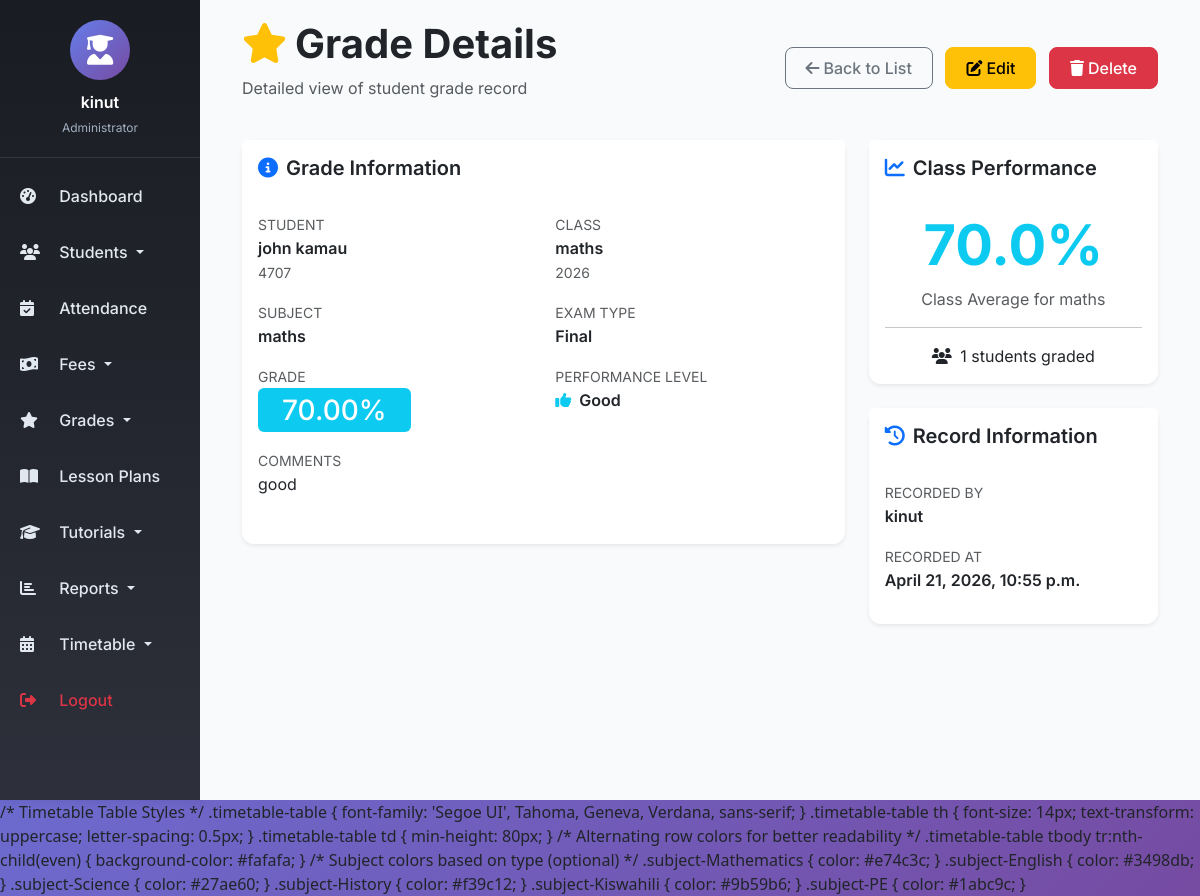
/grades/2/ (signed in), run on the app's committed database.
### management/models.py (models this page shows, shortened)
class Grade(models.Model):
    student = models.ForeignKey(Student, on_delete=models.CASCADE)
    class_assigned = models.ForeignKey(Class, on_delete=models.CASCADE)
    subject = models.CharField(max_length=100)
    grade = models.DecimalField(max_digits=5, decimal_places=2, validators=[MinValueValidator(0), MaxValueValidator(100)])
    exam_type = models.CharField(max_length=50, choices=[('Midterm', 'Midterm'), ('Final', 'Final'), ('Quiz', 'Quiz'), ('Assignment', 'Assignment')])
    comments = models.TextField(blank=True)
    recorded_by = models.ForeignKey(User, on_delete=models.SET_NULL, null=True, limit_choices_to={'groups__name': 'Teachers'})
    recorded_at = models.DateTimeField(auto_now_add=True)
    class Meta:
        unique_together = ('student', 'class_assigned', 'subject')
        ordering = ['-recorded_at', 'student__Last_Name', 'student__First_Name']

class Student(models.Model):
    GENDER_CHOICES = [
        ('Male', 'Male'),
        ('Female', 'Female'),
        ('Other', 'Other'),
    ]
    user = models.OneToOneField(User, on_delete=models.CASCADE, null=True, blank=True)
    Admission_Number = models.CharField(max_length=20, unique=True)
    First_Name = models.CharField(max_length=50)
    Last_Name = models.CharField(max_length=50)
    date_of_birth = models.DateField()
    Gender = models.CharField(max_length=10, choices=GENDER_CHOICES)
    Address = models.TextField()
    Contact_Number = models.CharField(max_length=15)
    Parent_Guardian_Name = models.CharField(max_length=100)
    Parent_Guardian_Contact = models.CharField(max_length=15)
    Parent_Guardian_Email = models.EmailField()
    Enrollment_Date = models.DateField()
    Photo = models.ImageField(upload_to='student_photos/', null=True, blank=True)
    is_active = models.BooleanField(default=True)
    created_at = models.DateTimeField(auto_now_add=True)
    updated_at = models.DateTimeField(auto_now=True)
    class Meta:
        ordering = ['Last_Name', 'First_Name']
    @property
    def full_name(self):
        return f"{self.First_Name} {self.Last_Name}"

class Class(models.Model):
    name = models.CharField(max_length=50)
    grade_level = models.CharField( max_length=50)
    academic_year = models.CharField(max_length=20)
    teacher = models.ForeignKey(User, on_delete=models.SET_NULL, null=True, limit_choices_to={'groups__name': 'Teachers'})
    students = models.ManyToManyField(Student, through='Enrollment')

### management/views.py (the view)
# urls.py: path('grades/<int:pk>/', views.GradeDetailView.as_view(), name='grade_detail'),
class GradeDetailView(LoginRequiredMixin, DetailView):
    model = Grade
    template_name = 'management/grade_detail.html'
    context_object_name = 'grade'
    def get_context_data(self, **kwargs):
        context = super().get_context_data(**kwargs)
        grade = self.get_object()
        context['other_grades'] = Grade.objects.filter(
            student=grade.student
        ).exclude(id=grade.id).order_by('-recorded_at')[:5]
        class_grades = Grade.objects.filter(
            class_assigned=grade.class_assigned,
            subject=grade.subject
        ).aggregate(
            avg_grade=Avg('grade'),
            count=Count('id')
        )
        context['class_average'] = round(class_grades['avg_grade'], 1) if class_grades['avg_grade'] else 0
        context['class_count'] = class_grades['count']
        return context

### management/templates/management/grade_detail.html (shortened to what this page needs)
{% extends 'base.html' %}
{% load static %}
{% block content %}
<div class="container-fluid">
    <div class="d-flex justify-content-between align-items-center mb-4">
        <div>
            <h1 class="display-6 fw-bold mb-0">
                <i class="fas fa-star text-warning me-2"></i>Grade Details
            </h1>
            <p class="text-muted mt-2">Detailed view of student grade record</p>
        </div>
        <div>
            <a href="{% url 'grade_list' %}" class="btn btn-outline-secondary me-2">
                <i class="fas fa-arrow-left me-1"></i>Back to List
            </a>
            <a href="{% url 'grade_edit' grade.pk %}" class="btn btn-warning me-2">
                <i class="fas fa-edit me-1"></i>Edit
            </a>
            <button type="button" class="btn btn-danger" data-bs-toggle="modal" data-bs-target="#deleteModal">
                <i class="fas fa-trash me-1"></i>Delete
            </button>
        </div>
    </div>
    <div class="row">
        <div class="col-md-8">
            <div class="card border-0 shadow-sm mb-4">
                <div class="card-header bg-white border-0 py-3">
                    <h5 class="mb-0 fw-semibold">
                        <i class="fas fa-info-circle me-2 text-primary"></i>Grade Information
                    </h5>
                </div>
                <div class="card-body">
                    <div class="row">
                        <div class="col-md-6 mb-3">
                            <label class="text-muted small text-uppercase">Student</label>
                            <p class="fw-semibold mb-0">{{ grade.student.full_name }}</p>
                            <small class="text-muted">{{ grade.student.Admission_Number }}</small>
                        </div>
                        <div class="col-md-6 mb-3">
                            <label class="text-muted small text-uppercase">Class</label>
                            <p class="fw-semibold mb-0">{{ grade.class_assigned.name }}</p>
                            <small class="text-muted">{{ grade.class_assigned.academic_year }}</small>
                        </div>
                        <div class="col-md-6 mb-3">
                            <label class="text-muted small text-uppercase">Subject</label>
                            <p class="fw-semibold mb-0">{{ grade.subject }}</p>
                        </div>
                        <div class="col-md-6 mb-3">
                            <label class="text-muted small text-uppercase">Exam Type</label>
                            <p class="fw-semibold mb-0">{{ grade.exam_type }}</p>
                        </div>
                        <div class="col-md-6 mb-3">
                            <label class="text-muted small text-uppercase">Grade</label>
                            <div>
                                <span class="badge
                                    {% if grade.grade >= 80 %}bg-success
                                    {% elif grade.grade >= 60 %}bg-info
                                    {% elif grade.grade >= 40 %}bg-warning text-dark
                                    {% else %}bg-danger{% endif %}
                                    fs-3 px-4 py-2">
                                    {{ grade.grade }}%
                                </span>
                            </div>
                        </div>
                        <div class="col-md-6 mb-3">
                            <label class="text-muted small text-uppercase">Performance Level</label>
                            <p class="fw-semibold mb-0">
                                {% if grade.grade >= 80 %}
                                    <i class="fas fa-trophy text-success me-1"></i> Excellent
                                {% elif grade.grade >= 60 %}
                                    <i class="fas fa-thumbs-up text-info me-1"></i> Good
                                {% elif grade.grade >= 40 %}
                                    <i class="fas fa-book text-warning me-1"></i> Satisfactory
                                {% else %}
                                    <i class="fas fa-exclamation-triangle text-danger me-1"></i> Needs Improvement
                                {% endif %}
                            </p>
                        </div>
                        <div class="col-md-12 mb-3">
                            <label class="text-muted small text-uppercase">Comments</label>
                            <p class="mb-0">{{ grade.comments|default:"No comments provided"|linebreaks }}</p>
                        </div>
                    </div>
                </div>
            </div>
        </div>
        <div class="col-md-4">
            <div class="card border-0 shadow-sm mb-4">
                <div class="card-header bg-white border-0 py-3">
                    <h5 class="mb-0 fw-semibold">
                        <i class="fas fa-chart-line me-2 text-primary"></i>Class Performance
                    </h5>
                </div>
                <div class="card-body text-center">
                    <h2 class="display-4 fw-bold text-info">{{ class_average }}%</h2>
                    <p class="text-muted">Class Average for {{ grade.subject }}</p>
                    <hr>
                    <p class="mb-0">
                        <i class="fas fa-users me-1"></i> {{ class_count }} students graded
                    </p>
                </div>
            </div>
            <div class="card border-0 shadow-sm">
                <div class="card-header bg-white border-0 py-3">
                    <h5 class="mb-0 fw-semibold">
                        <i class="fas fa-history me-2 text-primary"></i>Record Information
                    </h5>
                </div>
                <div class="card-body">
                    <div class="mb-3">
                        <label class="text-muted small text-uppercase">Recorded By</label>
                        <p class="fw-semibold mb-0">{{ grade.recorded_by.get_full_name|default:grade.recorded_by.username }}</p>
                    </div>
                    <div class="mb-3">
                        <label class="text-muted small text-uppercase">Recorded At</label>
                        <p class="fw-semibold mb-0">{{ grade.recorded_at|date:"F j, Y, g:i a" }}</p>
                    </div>
                </div>
            </div>
        </div>
    </div>
</div>
{% endblock %}

### templates/base.html (shortened to what this page needs)
<!DOCTYPE html>
<html lang="en">
<head>
    <link href="https://cdn.jsdelivr.net/npm/bootstrap@5.3.0/dist/css/bootstrap.min.css" rel="stylesheet" />
    <link rel="stylesheet" href="https://cdnjs.cloudflare.com/ajax/libs/font-awesome/6.4.0/css/all.min.css" />
</head>
<body>
    <div class="container-fluid p-0">
        <div class="row g-0">
            <div class="col-md-2 sidebar d-none d-md-block">
                <div class="user-info">
                    <div class="user-avatar">
                        <i class="fas fa-user-graduate"></i>
                    </div>
                    <div class="user-name">{{ user.get_full_name|default:user.username }}</div>
                    <div class="user-role">
                        {% if user.is_superuser %}
                            Administrator
                        {% elif user.groups.all %}
                            {{ user.groups.first.name }}
                        {% else %}
                            Staff
                        {% endif %}
                    </div>
                </div>
                <nav class="nav flex-column">
                    <a class="nav-link" href="{% url 'dashboard' %}">
                        <i class="fas fa-tachometer-alt"></i> Dashboard
                    </a>
                    <li class="nav-item dropdown">
                        <a class="nav-link dropdown-toggle" href="#" role="button" data-bs-toggle="dropdown">
                            <i class="fas fa-users"></i> Students
                        </a>
                    </li>
                    <a class="nav-link" href="{% url 'attendance_list' %}">
                        <i class="fas fa-calendar-check"></i> Attendance
                    </a>
                    <li class="nav-item dropdown">
                        <a class="nav-link dropdown-toggle" href="#" role="button" data-bs-toggle="dropdown">
                            <i class="fas fa-money-bill-wave"></i> Fees
                        </a>
                    </li>
                    <li class="nav-item dropdown">
                        <a class="nav-link dropdown-toggle" href="#" role="button" data-bs-toggle="dropdown">
                            <i class="fas fa-star"></i> Grades
                        </a>
                    </li>
                    <a class="nav-link" href="{% url 'lesson_plan_list' %}">
                        <i class="fas fa-book-open"></i> Lesson Plans
                    </a>
                    <li class="nav-item dropdown">
                        <a class="nav-link dropdown-toggle" href="#" role="button" data-bs-toggle="dropdown">
                            <i class="fas fa-graduation-cap"></i> Tutorials
                        </a>
                    </li>
                    <li class="nav-item dropdown">
                        <a class="nav-link dropdown-toggle" href="#" role="button" data-bs-toggle="dropdown">
                            <i class="fas fa-chart-bar"></i> Reports
                        </a>
                    </li>
                    <li class="nav-item dropdown">
    <a class="nav-link dropdown-toggle" href="#" role="button" data-bs-toggle="dropdown">
        <i class="fas fa-calendar-alt"></i> Timetable
    </a>
</li>
                    <a class="nav-link text-danger" href="{% url 'logout' %}">
                        <i class="fas fa-sign-out-alt"></i> Logout
                    </a>
                </nav>
            </div>
            <div class="col-md-10 main-content">
                {% block content %}
                {% endblock %}
            </div>
        </div>
    </div>
    /* Timetable Table Styles */
.timetable-table {
    font-family: 'Segoe UI', Tahoma, Geneva, Verdana, sans-serif;
}
.timetable-table th {
    font-size: 14px;
    text-transform: uppercase;
    letter-spacing: 0.5px;
}
.timetable-table td {
    min-height: 80px;
}
/* Alternating row colors for better readability */
.timetable-table tbody tr:nth-child(even) {
    background-color: #fafafa;
}
/* Subject colors based on type (optional) */
.subject-Mathematics { color: #e74c3c; }
.subject-English { color: #3498db; }
.subject-Science { color: #27ae60; }
.subject-History { color: #f39c12; }
.subject-Kiswahili { color: #9b59b6; }
.subject-PE { color: #1abc9c; }
</body>
</html>

### templates/base.html (style rules this page uses)
* { font-family: 'Inter', sans-serif; }
body { background: linear-gradient(135deg, #667eea 0%, #764ba2 100%); min-height: 100vh; }
.sidebar { min-height: 100vh; background: linear-gradient(180deg, #1a1c23 0%, #2d2f3a 100%); box-shadow: 2px 0 10px rgba(0,0,0,0.1); transition: all 0.3s ease; }
.sidebar .nav-link { color: #e2e8f0; padding: 12px 20px; transition: all 0.3s ease; font-weight: 500; margin: 4px 0; }
.sidebar .nav-link i { width: 25px; margin-right: 10px; }
.main-content { background: #f8fafc; min-height: 100vh; padding: 20px 30px; }
.card { border: none; border-radius: 12px; box-shadow: 0 2px 4px rgba(0,0,0,0.05); transition: transform 0.2s ease, box-shadow 0.2s ease; }
.btn { border-radius: 8px; padding: 8px 20px; font-weight: 500; transition: all 0.2s ease; }
.badge { padding: 6px 12px; border-radius: 6px; font-weight: 500; }
.user-info { padding: 20px; text-align: center; border-bottom: 1px solid rgba(255,255,255,0.1); margin-bottom: 10px; }
.user-avatar { width: 60px; height: 60px; background: linear-gradient(135deg, #667eea 0%, #764ba2 100%); border-radius: 50%; display: flex; align-items: center; justify-content: center; margin: 0 auto 10px; }
.user-avatar i { font-size: 30px; color: white; }
.user-name { color: white; font-weight: 600; margin-bottom: 5px; }
.user-role { color: #a0aec0; font-size: 12px; }

### data on the page
Grade: student.full_name "john kamau", student.Admission_Number "4707", class_assigned.name "maths", class_assigned.academic_year "2026", subject "maths", exam_type "Final", grade "70.00", comments "good", recorded_by.get_full_name "kinut", recorded_at "April 21, 2026, 10:55 p.m."

### other printed values
{{ user.get_full_name|default:user.username }} "kinut"
{{ class_average }} "70.0"
{{ class_count }} "1"
